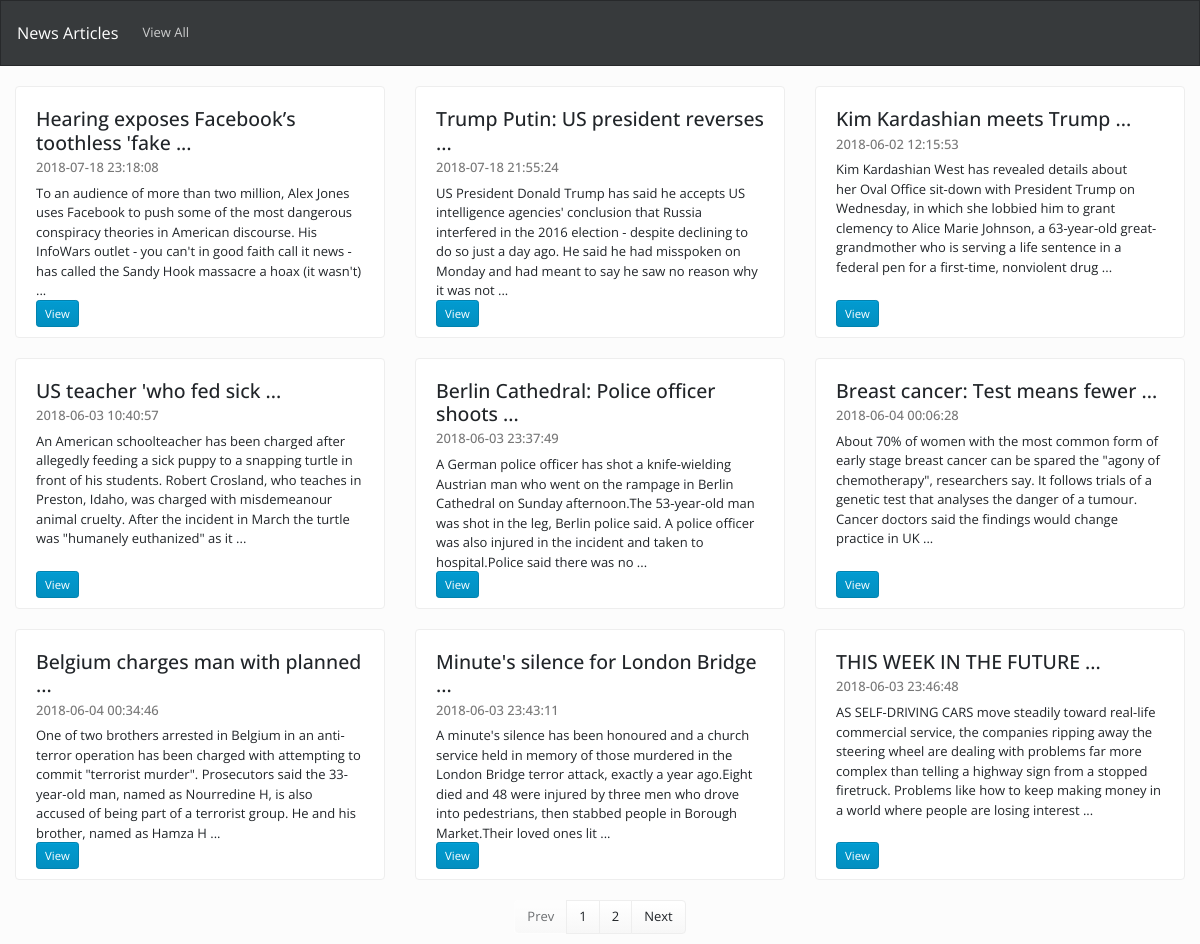
The page / on the database its author committed.
### tables this page shows
CREATE TABLE `articles` (
  `articleId` int(11) NOT NULL AUTO_INCREMENT,
  `title` text,
  `articleText` longtext,
  `createdAt` datetime DEFAULT CURRENT_TIMESTAMP,
  `createdBy` varchar(50) DEFAULT NULL,
  `isActive` tinyint(4) DEFAULT '0',
  `articleOrder` int(11) DEFAULT NULL,
  PRIMARY KEY (`articleId`)
);

### classes/Config.php (called while the page is built, shortened)
<?php
class Config {
    private $_host = 'localhost';
    private $_username = 'root';
    private $_password = 'root';
    private $_database = 'newsarticledatabase';
    protected $connection;
    public function __construct() {
        if (!isset($this->connection)) {
            $this->connection = new mysqli($this->_host, $this->_username, $this->_password, $this->_database);
        }
        return $this->connection;
    }
}
?>

### classes/Articles.php (called while the page is built, shortened)
<?php
include 'Config.php';
class Articles extends Config {
    public function readAll($table, $rows = '*', $where = null, $order = null, $limit = null) {
        $q = 'SELECT ' . $rows . ' FROM ' . $table;
        if ($where != null)
        {  $q .= ' WHERE ' . $where;}
        if ($order != null)
        {$q .= ' ORDER BY ' . $order;}
        if ($limit != null)
        {$q .= ' LIMIT ' . $limit;}
        $result = $this->connection->query($q);
        if ($result) {
            $rows = array();
            while ($row = $result->fetch_assoc()) {
                $rows[] = $row;
            }
            return $rows;
        } else {
            return false;
        }
    }
    function get_snippet($str, $wordCount) {
        return implode(
                '', array_slice(
                        preg_split(
                                '/([\s,\.;\?\!]+)/', $str, $wordCount * 2 + 1, PREG_SPLIT_DELIM_CAPTURE
                        ), 0, $wordCount * 2 - 1
                )
        );
    }
}

### index.php (the view, shortened to what this page needs)
<?php
include_once 'layout/header.php';
?>
<div class="container-fluid margintop">
    <div class="row">
        <div id="articles" name="articles" class="hdiv" >
            <?php
            if (isset($_GET["page"])) {
                $page = intval($_GET["page"]);
            } else {
                $page = 1;
            }
            $perpage = 9;
            $calc = $perpage * $page;
            $start = $calc - $perpage;
            $result = $articles->readAll('articles', '*', 'isActive = 1', 'articleOrder', $start . ', ' . $perpage);
            foreach ($result as $key => $res) {
                echo "<div class='col-lg-4 hdiv' style='margin-bottom:20px' >
                                <div class='card'>
                                    <div class='card-body'>
                                        <h4 class='card-title'>" . $articles->get_snippet($res['title'], 5) . " ..." . "</h4>
                                        <h6 class='card-subtitle mb-2 text-muted'>" . $res['createdAt'] . "</h6>
                                        <p class='card-text'>" . strip_tags($articles->get_snippet($res['articleText'], 50)) . " ..." . "</p>
                                            <div class='inside'>";
                echo "<a style='margin-right:3px' href='article.php?article=" . $res['articleId'] . "' class='btn btn-info btn-sm'>View</a>";
                echo"
                                            </div>
                                    </div>
                                </div>
                            </div>";
            }
            ?>
        </div>
    </div>
    <div class="row">
        <div class=" col-lg-4" ></div>
        <div style="text-align: center; margin-bottom: 10px" class="col-lg-4" >
            <div id="pagination" name="pagination"  class="btn-group" role="group" aria-label="Basic example">
                <?php
                $resultpage = $articles->readAll('articles', 'Count(*) as Total', 'isActive = 1');
                foreach ($resultpage as $key => $res) {
                    $total = $res['Total'];
                }
                $totalPages = ceil($total / $perpage);
                if ($page <= 1) {
                    echo '<button type="button" disabled class="btn btn-secondary">Prev</button>';
                } else {
                    $j = $page - 1;
                    echo "<a  href='index.php?page=$j' class='btn btn-secondary'>Prev</a>";
                }
                for ($i = 1; $i <= $totalPages; $i++) {
                    if ($i <> $page) {
                        echo "<a  href='index.php?page=$i' class='btn btn-secondary'>$i</a>";
                    } else {
                        echo "<a  disabled class='btn btn-secondary'>$i</a>";
                    }
                }
                if ($page == $totalPages) {
                    echo "<button type='button' disabled class='btn btn-secondary'>Next</button>";
                } else {
                    $j = $page + 1;
                    echo "<a  href='index.php?page=$j' class='btn btn-secondary'>Next</a>";
                }
                ?>
            </div>
        </div>
        <div class=" col-lg-4" ></div>
    </div>
</div>
<?php
include 'layout/footer.php';

### layout/header.php (shortened to what this page needs)
<!doctype html>
<html lang="en">
    <head>
        <link href="css/bootstrap.min.css" rel="stylesheet" type="text/css"/>
    </head>
    <body>
        <nav class="navbar navbar-expand-lg navbar-dark bg-dark">
            <a class="navbar-brand" href="index.php">News Articles</a>
            <div class="collapse navbar-collapse" id="navbarSupportedContent">
                <ul class="navbar-nav mr-auto">
                    <li class="nav-item">
                        <a class="nav-link" href="index.php">View All <span class="sr-only">(current)</span></a>
                    </li>
                </ul>
            </div>
        </nav>
        <?php
        include_once 'classes/Articles.php';
        $articles = new Articles();
        ?>

### layout/footer.php (shortened to what this page needs)
<link href="https://ajax.googleapis.com/ajax/libs/jqueryui/1.12.1/themes/smoothness/jquery-ui.css" rel="stylesheet"/>
</body>
</html>

### layout/header.php (style rules this page uses)
.margintop { margin-top: 20px }

### index.php (style rules this page uses)
.hdiv { display: flex; flex-flow: row; flex-wrap: wrap; }
.inside { margin-bottom: 10px; position: absolute; bottom: 0; }

### rows shown on the page
articles: title "Hearing exposes Facebook’s toothless 'fake", createdAt "2018-07-18 23:18:08", articleText "To an audience of more than two million, Alex Jones uses Facebook to push some of the most dangerous conspiracy theories in American discourse. His InfoWars outlet - you can't in good faith call it news - has called the Sandy Hook massacre a hoax (it wasn't)"
articles: title "Trump Putin: US president reverses", createdAt "2018-07-18 21:55:24", articleText "US President Donald Trump has said he accepts US intelligence agencies' conclusion that Russia interfered in the 2016 election - despite declining to do so just a day ago. He said he had misspoken on Monday and had meant to say he saw no reason why it was not"
articles: title "Kim Kardashian meets Trump", createdAt "2018-06-02 12:15:53", articleText "Kim Kardashian West has revealed details about her Oval Office sit-down with President Trump on Wednesday, in which she lobbied him to grant clemency to Alice Marie Johnson, a 63-year-old great-grandmother who is serving a life sentence in a federal pen for a first-time, nonviolent drug"
articles: title "US teacher 'who fed sick", createdAt "2018-06-03 10:40:57", articleText "An American schoolteacher has been charged after allegedly feeding a sick puppy to a snapping turtle in front of his students. Robert Crosland, who teaches in Preston, Idaho, was charged with misdemeanour animal cruelty. After the incident in March the turtle was \"humanely euthanized\" as it"
articles: title "Berlin Cathedral: Police officer shoots", createdAt "2018-06-03 23:37:49", articleText "A German police officer has shot a knife-wielding Austrian man who went on the rampage in Berlin Cathedral on Sunday afternoon.The 53-year-old man was shot in the leg, Berlin police said. A police officer was also injured in the incident and taken to hospital.Police said there was no"
articles: title "Breast cancer: Test means fewer", createdAt "2018-06-04 00:06:28", articleText "About 70% of women with the most common form of early stage breast cancer can be spared the \"agony of chemotherapy\", researchers say. It follows trials of a genetic test that analyses the danger of a tumour. Cancer doctors said the findings would change practice in UK"
articles: title "Belgium charges man with planned", createdAt "2018-06-04 00:34:46", articleText "One of two brothers arrested in Belgium in an anti-terror operation has been charged with attempting to commit \"terrorist murder\". Prosecutors said the 33-year-old man, named as Nourredine H, is also accused of being part of a terrorist group. He and his brother, named as Hamza H"
articles: title "Minute's silence for London Bridge", createdAt "2018-06-03 23:43:11", articleText "A minute's silence has been honoured and a church service held in memory of those murdered in the London Bridge terror attack, exactly a year ago.Eight died and 48 were injured by three men who drove into pedestrians, then stabbed people in Borough Market.Their loved ones lit"
articles: title "THIS WEEK IN THE FUTURE", createdAt "2018-06-03 23:46:48", articleText "AS SELF-DRIVING CARS move steadily toward real-life commercial service, the companies ripping away the steering wheel are dealing with problems far more complex than telling a highway sign from a stopped firetruck. Problems like how to keep making money in a world where people are losing interest"
